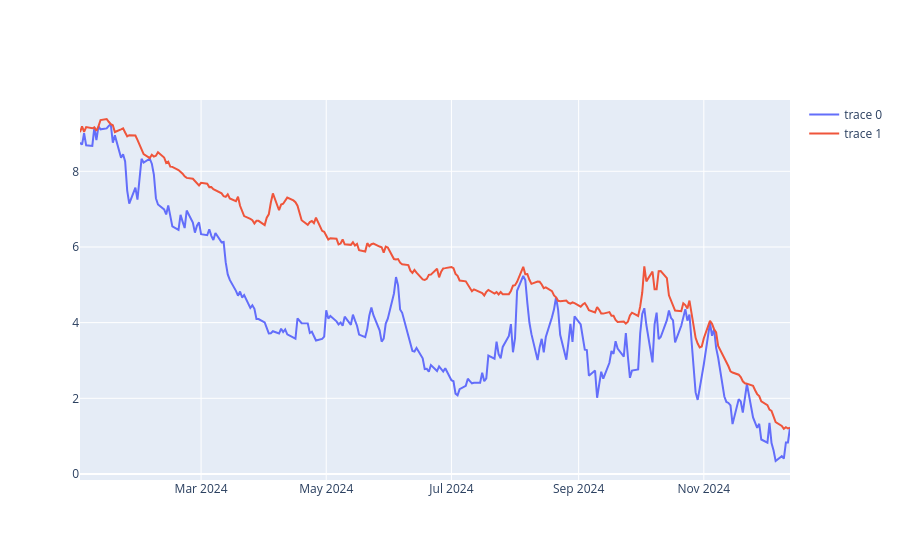

Notebook code cell kept with this figure:
### Code cell
# https://plotly.com/python/line-and-scatter/
# Alternative
#fig = px.scatter(df_time_value, x="datetime", y="time_value")
#fig.show()
data = [go.Scatter(x=df_time_value_strike['datetime'].to_list(), y=df_time_value_strike['time_value'].to_list(),mode='lines'),
        go.Scatter(x=df_time_value_atm['datetime'].to_list(), y=df_time_value_atm['time_value'].to_list(),mode='lines')
       ] # markers, lines
iplot(data)

### Figure 1 — Plotly figure (JSON) as saved in the notebook; plotly's stock layout.template omitted (floating-point values rounded to 4 significant figures; data arrays with more than 128 entries replaced by an {"elided": "..."} marker saying what was removed)
{"data": [{"mode": "lines", "type": "scatter", "x": {"elided": "249 str values"}, "y": {"elided": "249 float values"}}, {"mode": "lines", "type": "scatter", "x": {"elided": "249 str values"}, "y": {"elided": "249 float values"}}], "layout": {}}
